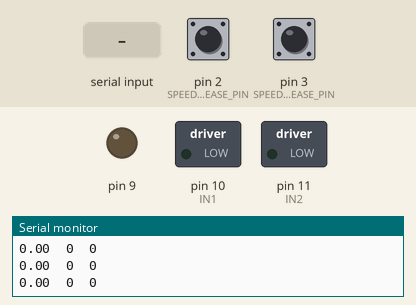
Simulated run of this sketch. Board: Arduino Uno, built with avr-gcc and run on an emulated ATmega328P. Shown: switched loads named in the sketch (green lamp = pin HIGH), output pins drawn as LEDs (lit = HIGH), the last lines printed to the serial monitor. Inputs (shaded band) come from the test bench; at power-on: pin 3 (SPEED_DECREASE_PIN) HIGH, pin 2 (SPEED_INCREASE_PIN) HIGH.

Above: at 1.2 s.
1.3 s: pin 3 (SPEED_DECREASE_PIN) driven LOW
At 1.42 s:
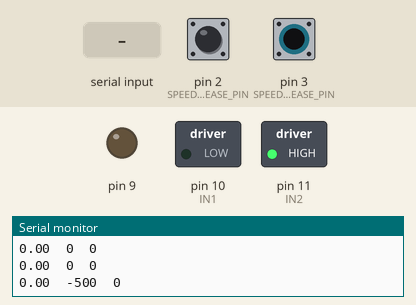
4.3 s: "90,45\n" received over Serial
At 4.8 s:
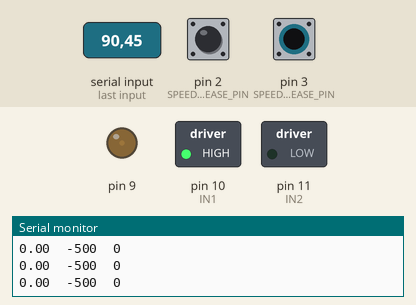
5.8 s: pin 3 (SPEED_DECREASE_PIN) pulsed HIGH 5 times (0.12 s each, 0.3 s apart)
At 6.05 s:
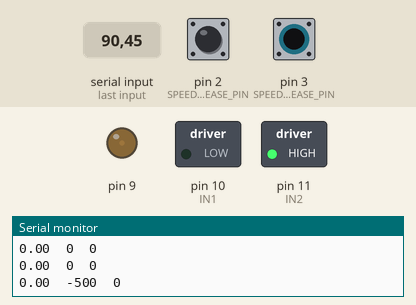
10.3 s: "30,150\n" received over Serial
At 10.6 s:
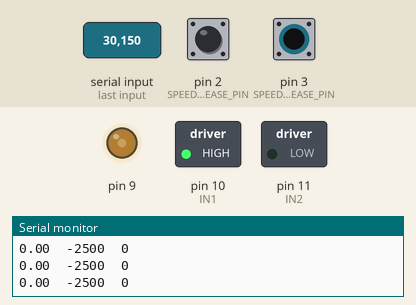
11.8 s: pin 3 (SPEED_DECREASE_PIN) pulsed HIGH 5 times (0.12 s each, 0.3 s apart)
At 12.01 s:
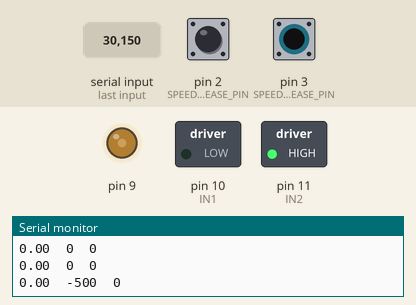
16.2 s: "5\n" received over Serial
At 17.4 s:
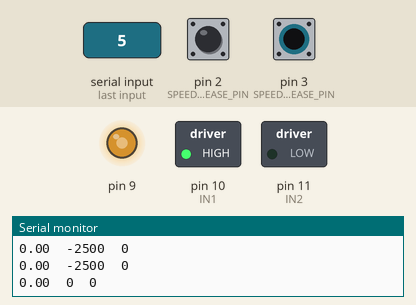
Timing chart, 0 to 18.7 s (numbered marks = the images above; inputs shaded):
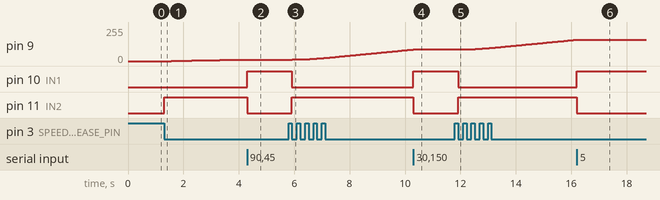

The sketch:

motorspeed.ino
```cpp
const int IN1 = 10, IN2 = 11;
const int SPEED_INCREASE_PIN = 2; // Pin for the speed increase switch
const int SPEED_DECREASE_PIN = 3; // Pin for the speed decrease switch

unsigned int Pluse_A = 0, interval = 500;
unsigned long previousMillis = 0;
long Sp_avg = 0, Sp_result = 0;
int Print_CNT = 0, Sp_CNT = 0, CMD = 0;
float Err, PID_Out, PID_val, m = 0;
float err_P = 0, err_I = 0, err_D = 0, err_B;
float Pv = 0.0003, Iv = 0.00005, Dv = 0.0009;
float Speed = 0, St_Speed = 8000;
int Speed_CMD = 0;
volatile bool speedIncreaseFlag = false;
volatile bool speedDecreaseFlag = false;

void setup() {
  pinMode(IN1, OUTPUT);
  pinMode(IN2, OUTPUT);
  pinMode(SPEED_INCREASE_PIN, INPUT); // Set speed increase pin as input
  pinMode(SPEED_DECREASE_PIN, INPUT); // Set speed decrease pin as input
  attachInterrupt(digitalPinToInterrupt(SPEED_INCREASE_PIN), handleSpeedIncrease, FALLING); // Attach interrupt for speed increase switch
  attachInterrupt(digitalPinToInterrupt(SPEED_DECREASE_PIN), handleSpeedDecrease, FALLING); // Attach interrupt for speed decrease switch
  attachInterrupt(0, doEncoderA, RISING);
  Serial.begin(9600);
}

void loop() {
  if (Serial.available()) {
    Speed_CMD = Serial.parseInt();
  }

  if (speedIncreaseFlag) {
    Speed_CMD += 500;
    speedIncreaseFlag = false;
  }

  if (speedDecreaseFlag) {
    Speed_CMD -= 500;
    speedDecreaseFlag = false;
  }

  Print_CNT++;

  if (Print_CNT > 1000) {
    if (Speed_CMD >= 0)
      Serial.print(Speed), Serial.print("\t"), Serial.print(Speed_CMD), Serial.print("\t"), Serial.println(0);
    if (Speed_CMD < 0)
      Serial.print(Speed * -1), Serial.print("\t"), Serial.print(Speed_CMD), Serial.print("\t"), Serial.println(0);
    Print_CNT = 0;
  }

  EncoderCal();
  PID_Control(abs(Speed_CMD));
  CMD = constrain(int(PID_Out * 255), 0, 255);
  MotorCal(Speed_CMD, CMD);
}

void doEncoderA() {
  Pluse_A++;
}

void PID_Control(float Speed_CMD) {
  err_P = (Speed_CMD / St_Speed) - (Speed / St_Speed);
  err_I = err_I + err_P;
  err_D = err_B - err_P;
  err_B = err_P;
  PID_val = ((err_P * Pv) + (err_I * Iv) + (err_D * Dv));
  PID_Out = constrain(PID_val, 0.0, 1.0);
}

void EncoderCal() {
  unsigned long currentMillis = millis();
  m = float(Pluse_A);
  if ((unsigned long)(currentMillis - previousMillis) >= interval) {
    Speed = ((60.0 * m) / (float(interval) * 25.0)) * 1000;
    m = 0;
    Pluse_A = 0;
    previousMillis = currentMillis;
  }
}

void MotorCal(int Re, int CMD) {
  analogWrite(9, CMD);
  if (Re > 0) {
    digitalWrite(IN1, HIGH);
    digitalWrite(IN2, LOW);
  }
  if (Re < 0) {
    digitalWrite(IN1, LOW);
    digitalWrite(IN2, HIGH);
  }
}

void handleSpeedIncrease() {
  if (!digitalRead(SPEED_INCREASE_PIN)) {
    speedIncreaseFlag = true;
  }
}

void handleSpeedDecrease() {
  if (!digitalRead(SPEED_DECREASE_PIN)) {
    speedDecreaseFlag = true;
  }
}
```

Measured:
- after the input at 1.3 s, pin 9: moves from 0/255 to 11/255 over 2.5 s, starting after 0.25 s; pin 11 (IN2): LOW → HIGH at once
- after the input at 4.3 s, pin 9: stays 11/255 (without the input it goes to 12/255 after 0.01 s); pin 10 (IN1): LOW → HIGH at once; pin 11 (IN2): HIGH → LOW at once
- after the input at 5.8 s, pin 9: moves from 11/255 to 87/255 over 4.4 s, starting after 0.13 s; pin 10 (IN1): HIGH → LOW after 0.12 s; pin 11 (IN2): LOW → HIGH after 0.12 s
- after the input at 10.3 s, pin 9: stays 87/255 (without the input it goes to 88/255 after 0.04 s); pin 10 (IN1): LOW → HIGH at once; pin 11 (IN2): HIGH → LOW at once
- after the input at 11.8 s, pin 9: moves from 87/255 to 160/255 over 4.1 s, starting after 0.32 s; pin 10 (IN1): HIGH → LOW after 0.12 s; pin 11 (IN2): LOW → HIGH after 0.12 s
- after the input at 16.2 s, pin 9: stays 160/255 (without the input it goes to 161/255 after 0.03 s); pin 10 (IN1): LOW → HIGH at once; pin 11 (IN2): HIGH → LOW at once
